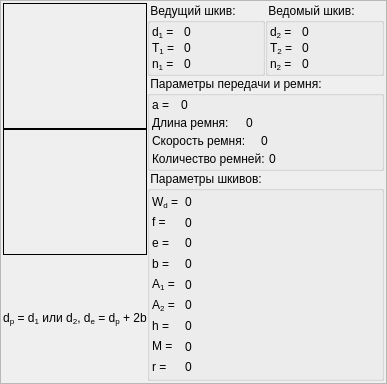
     <widget class="QFrame" name="frame_2">
      <property name="frameShape">
       <enum>QFrame::StyledPanel</enum>
      </property>
      <property name="frameShadow">
       <enum>QFrame::Raised</enum>
      </property>
      <layout class="QGridLayout" name="gridLayout_6">
       <property name="leftMargin">
        <number>2</number>
       </property>
       <property name="topMargin">
        <number>2</number>
       </property>
       <property name="rightMargin">
        <number>2</number>
       </property>
       <property name="bottomMargin">
        <number>2</number>
       </property>
       <property name="spacing">
        <number>0</number>
       </property>
       <item row="0" column="0">
        <layout class="QVBoxLayout" name="verticalLayout_2">
         <item>
          <widget class="QLabel" name="label_3">
           <property name="maximumSize">
            <size>
             <width>290</width>
             <height>190</height>
            </size>
           </property>
           <property name="frameShape">
            <enum>QFrame::Box</enum>
           </property>
           <property name="pixmap">
            <pixmap resource="res.qrc">:/pict/shem.png</pixmap>
           </property>
           <property name="scaledContents">
            <bool>true</bool>
           </property>
          </widget>
         </item>
         <item>
          <widget class="QLabel" name="label_4">
           <property name="minimumSize">
            <size>
             <width>0</width>
             <height>0</height>
            </size>
           </property>
           <property name="maximumSize">
            <size>
             <width>290</width>
             <height>190</height>
            </size>
           </property>
           <property name="frameShape">
            <enum>QFrame::Box</enum>
           </property>
           <property name="text">
            <string/>
           </property>
           <property name="pixmap">
            <pixmap resource="res.qrc">:/pict/param.png</pixmap>
           </property>
           <property name="scaledContents">
            <bool>true</bool>
           </property>
          </widget>
         </item>
         <item>
          <widget class="QLabel" name="label_50">
           <property name="text">
            <string>&lt;html&gt;&lt;head/&gt;&lt;body&gt;&lt;p&gt;d&lt;span style=&quot; vertical-align:sub;&quot;&gt;p&lt;/span&gt; = d&lt;span style=&quot; vertical-align:sub;&quot;&gt;1&lt;/span&gt; или d&lt;span style=&quot; vertical-align:sub;&quot;&gt;2&lt;/span&gt;, d&lt;span style=&quot; vertical-align:sub;&quot;&gt;e&lt;/span&gt; = d&lt;span style=&quot; vertical-align:sub;&quot;&gt;p&lt;/span&gt; + 2b&lt;/p&gt;&lt;/body&gt;&lt;/html&gt;</string>
           </property>
           <property name="alignment">
            <set>Qt::AlignCenter</set>
           </property>
          </widget>
         </item>
        </layout>
       </item>
       <item row="0" column="1">
        <layout class="QVBoxLayout" name="verticalLayout_3">
         <item>
          <layout class="QHBoxLayout" name="horizontalLayout_26">
           <item>
            <widget class="QGroupBox" name="groupBox">
             <property name="maximumSize">
              <size>
               <width>16777215</width>
               <height>80</height>
              </size>
             </property>
             <property name="title">
              <string> Ведущий шкив:</string>
             </property>
             <property name="flat">
              <bool>false</bool>
             </property>
             <property name="checkable">
              <bool>false</bool>
             </property>
             <layout class="QGridLayout" name="gridLayout_4">
              <property name="leftMargin">
               <number>2</number>
              </property>
              <property name="topMargin">
               <number>2</number>
              </property>
              <property name="rightMargin">
               <number>2</number>
              </property>
              <property name="bottomMargin">
               <number>2</number>
              </property>
              <property name="spacing">
               <number>2</number>
              </property>
              <item row="0" column="0">
               <layout class="QHBoxLayout" name="horizontalLayout_6">
                <item>
                 <widget class="QLabel" name="label_10">
                  <property name="maximumSize">
                   <size>
                    <width>30</width>
                    <height>16777215</height>
                   </size>
                  </property>
                  <property name="frameShape">
                   <enum>QFrame::NoFrame</enum>
                  </property>
                  <property name="text">
                   <string>&lt;html&gt;&lt;head/&gt;&lt;body&gt;&lt;p&gt;d&lt;span style=&quot; vertical-align:sub;&quot;&gt;1&lt;/span&gt; =&lt;/p&gt;&lt;/body&gt;&lt;/html&gt;</string>
                  </property>
                 </widget>
                </item>
                <item>
                 <widget class="QLabel" name="d1_Lbl">
                  <property name="text">
                   <string>0</string>
                  </property>
                 </widget>
                </item>
               </layout>
              </item>
              <item row="1" column="0">
               <layout class="QHBoxLayout" name="horizontalLayout_7">
                <item>
                 <widget class="QLabel" name="label_12">
                  <property name="maximumSize">
                   <size>
                    <width>30</width>
                    <height>16777215</height>
                   </size>
                  </property>
                  <property name="frameShape">
                   <enum>QFrame::NoFrame</enum>
                  </property>
                  <property name="text">
                   <string>&lt;html&gt;&lt;head/&gt;&lt;body&gt;&lt;p&gt;T&lt;span style=&quot; vertical-align:sub;&quot;&gt;1&lt;/span&gt; =&lt;/p&gt;&lt;/body&gt;&lt;/html&gt;</string>
                  </property>
                 </widget>
                </item>
                <item>
                 <widget class="QLabel" name="T1_Lbl">
                  <property name="text">
                   <string>0</string>
                  </property>
                 </widget>
                </item>
               </layout>
              </item>
              <item row="2" column="0">
               <layout class="QHBoxLayout" name="horizontalLayout_8">
                <item>
                 <widget class="QLabel" name="label_14">
                  <property name="maximumSize">
                   <size>
                    <width>30</width>
                    <height>16777215</height>
                   </size>
                  </property>
                  <property name="frameShape">
                   <enum>QFrame::NoFrame</enum>
                  </property>
                  <property name="text">
                   <string>&lt;html&gt;&lt;head/&gt;&lt;body&gt;&lt;p&gt;n&lt;span style=&quot; vertical-align:sub;&quot;&gt;1&lt;/span&gt; =&lt;/p&gt;&lt;/body&gt;&lt;/html&gt;</string>
                  </property>
                 </widget>
                </item>
                <item>
                 <widget class="QLabel" name="n1_Lbl">
                  <property name="text">
                   <string>0</string>
                  </property>
                 </widget>
                </item>
               </layout>
              </item>
             </layout>
            </widget>
           </item>
           <item>
            <widget class="QGroupBox" name="groupBox_2">
             <property name="maximumSize">
              <size>
               <width>16777215</width>
               <height>80</height>
              </size>
             </property>
             <property name="title">
              <string> Ведомый шкив:</string>
             </property>
             <layout class="QGridLayout" name="gridLayout_5">
              <property name="leftMargin">
               <number>2</number>
              </property>
              <property name="topMargin">
               <number>2</number>
              </property>
              <property name="rightMargin">
               <number>2</number>
              </property>
              <property name="bottomMargin">
               <number>2</number>
              </property>
              <property name="spacing">
               <number>2</number>
              </property>
              <item row="0" column="0">
               <layout class="QHBoxLayout" name="horizontalLayout_9">
                <item>
                 <widget class="QLabel" name="label_16">
                  <property name="maximumSize">
                   <size>
                    <width>30</width>
                    <height>16777215</height>
                   </size>
                  </property>
                  <property name="frameShape">
                   <enum>QFrame::NoFrame</enum>
                  </property>
                  <property name="text">
                   <string>&lt;html&gt;&lt;head/&gt;&lt;body&gt;&lt;p&gt;d&lt;span style=&quot; vertical-align:sub;&quot;&gt;2&lt;/span&gt; =&lt;/p&gt;&lt;/body&gt;&lt;/html&gt;</string>
                  </property>
                 </widget>
                </item>
                <item>
                 <widget class="QLabel" name="d2_Lbl">
                  <property name="text">
                   <string>0</string>
                  </property>
                 </widget>
                </item>
               </layout>
              </item>
              <item row="1" column="0">
               <layout class="QHBoxLayout" name="horizontalLayout_10">
                <item>
                 <widget class="QLabel" name="label_18">
                  <property name="maximumSize">
                   <size>
                    <width>30</width>
                    <height>16777215</height>
                   </size>
                  </property>
                  <property name="frameShape">
                   <enum>QFrame::NoFrame</enum>
                  </property>
                  <property name="text">
                   <string>&lt;html&gt;&lt;head/&gt;&lt;body&gt;&lt;p&gt;T&lt;span style=&quot; vertical-align:sub;&quot;&gt;2&lt;/span&gt; =&lt;/p&gt;&lt;/body&gt;&lt;/html&gt;</string>
                  </property>
                 </widget>
                </item>
                <item>
                 <widget class="QLabel" name="T2_Lbl">
                  <property name="text">
                   <string>0</string>
                  </property>
                 </widget>
                </item>
               </layout>
              </item>
              <item row="2" column="0">
               <layout class="QHBoxLayout" name="horizontalLayout_11">
                <item>
                 <widget class="QLabel" name="label_20">
                  <property name="maximumSize">
                   <size>
                    <width>30</width>
                    <height>16777215</height>
                   </size>
                  </property>
                  <property name="frameShape">
                   <enum>QFrame::NoFrame</enum>
                  </property>
                  <property name="text">
                   <string>&lt;html&gt;&lt;head/&gt;&lt;body&gt;&lt;p&gt;n&lt;span style=&quot; vertical-align:sub;&quot;&gt;2&lt;/span&gt; =&lt;/p&gt;&lt;/body&gt;&lt;/html&gt;</string>
                  </property>
                 </widget>
                </item>
                <item>
                 <widget class="QLabel" name="n2_Lbl">
                  <property name="text">
                   <string>0</string>
                  </property>
                 </widget>
                </item>
               </layout>
              </item>
             </layout>
            </widget>
           </item>
          </layout>
         </item>
         <item>
          <widget class="QGroupBox" name="groupBox_3">
           <property name="maximumSize">
            <size>
             <width>16777215</width>
             <height>120</height>
            </size>
           </property>
           <property name="title">
            <string> Параметры передачи и ремня:</string>
           </property>
           <layout class="QVBoxLayout" name="verticalLayout_4">
            <property name="spacing">
             <number>4</number>
            </property>
            <property name="leftMargin">
             <number>2</number>
            </property>
            <property name="topMargin">
             <number>2</number>
            </property>
            <property name="rightMargin">
             <number>2</number>
            </property>
            <property name="bottomMargin">
             <number>2</number>
            </property>
            <item>
             <layout class="QHBoxLayout" name="horizontalLayout_15">
              <item>
               <widget class="QLabel" name="label_28">
                <property name="maximumSize">
                 <size>
                  <width>25</width>
                  <height>16777215</height>
                 </size>
                </property>
                <property name="frameShape">
                 <enum>QFrame::NoFrame</enum>
                </property>
                <property name="text">
                 <string>&lt;html&gt;&lt;head/&gt;&lt;body&gt;&lt;p&gt;a =&lt;/p&gt;&lt;/body&gt;&lt;/html&gt;</string>
                </property>
               </widget>
              </item>
              <item>
               <widget class="QLabel" name="a_Lbl">
                <property name="text">
                 <string>0</string>
                </property>
               </widget>
              </item>
             </layout>
            </item>
            <item>
             <layout class="QHBoxLayout" name="horizontalLayout_16">
              <item>
               <widget class="QLabel" name="label_30">
                <property name="maximumSize">
                 <size>
                  <width>90</width>
                  <height>16777215</height>
                 </size>
                </property>
                <property name="frameShape">
                 <enum>QFrame::NoFrame</enum>
                </property>
                <property name="text">
                 <string>&lt;html&gt;&lt;head/&gt;&lt;body&gt;&lt;p&gt;Длина ремня:&lt;/p&gt;&lt;/body&gt;&lt;/html&gt;</string>
                </property>
               </widget>
              </item>
              <item>
               <widget class="QLabel" name="lBelt_Lbl">
                <property name="text">
                 <string>0</string>
                </property>
               </widget>
              </item>
             </layout>
            </item>
            <item>
             <layout class="QHBoxLayout" name="horizontalLayout_12">
              <item>
               <widget class="QLabel" name="label_31">
                <property name="maximumSize">
                 <size>
                  <width>105</width>
                  <height>16777215</height>
                 </size>
                </property>
                <property name="frameShape">
                 <enum>QFrame::NoFrame</enum>
                </property>
                <property name="text">
                 <string>&lt;html&gt;&lt;head/&gt;&lt;body&gt;&lt;p&gt;Скорость ремня:&lt;/p&gt;&lt;/body&gt;&lt;/html&gt;</string>
                </property>
               </widget>
              </item>
              <item>
               <widget class="QLabel" name="sBelt_Lbl">
                <property name="text">
                 <string>0</string>
                </property>
               </widget>
              </item>
             </layout>
            </item>
            <item>
             <layout class="QHBoxLayout" name="horizontalLayout_17">
              <item>
               <widget class="QLabel" name="label_32">
                <property name="maximumSize">
                 <size>
                  <width>130</width>
                  <height>16777215</height>
                 </size>
                </property>
                <property name="frameShape">
                 <enum>QFrame::NoFrame</enum>
                </property>
                <property name="text">
                 <string>&lt;html&gt;&lt;head/&gt;&lt;body&gt;&lt;p&gt;Количество ремней:&lt;/p&gt;&lt;/body&gt;&lt;/html&gt;</string>
                </property>
               </widget>
              </item>
              <item>
               <widget class="QLabel" name="zBelt_Lbl">
                <property name="text">
                 <string>0</string>
                </property>
               </widget>
              </item>
             </layout>
            </item>
           </layout>
          </widget>
         </item>
         <item>
          <widget class="QGroupBox" name="groupBox_4">
           <property name="minimumSize">
            <size>
             <width>0</width>
             <height>210</height>
            </size>
           </property>
           <property name="title">
            <string> Параметры шкивов:</string>
           </property>
           <layout class="QVBoxLayout" name="verticalLayout">
            <property name="spacing">
             <number>3</number>
            </property>
            <property name="leftMargin">
             <number>2</number>
            </property>
            <property name="topMargin">
             <number>2</number>
            </property>
            <property name="rightMargin">
             <number>2</number>
            </property>
            <property name="bottomMargin">
             <number>2</number>
            </property>
            <item>
             <layout class="QHBoxLayout" name="horizontalLayout_18">
              <item>
               <widget class="QLabel" name="label_34">
                <property name="maximumSize">
                 <size>
                  <width>30</width>
                  <height>16777215</height>
                 </size>
                </property>
                <property name="frameShape">
                 <enum>QFrame::NoFrame</enum>
                </property>
                <property name="text">
                 <string>&lt;html&gt;&lt;head/&gt;&lt;body&gt;&lt;p&gt;W&lt;span style=&quot; vertical-align:sub;&quot;&gt;d&lt;/span&gt; =&lt;/p&gt;&lt;/body&gt;&lt;/html&gt;</string>
                </property>
               </widget>
              </item>
              <item>
               <widget class="QLabel" name="Wd_Lbl">
                <property name="text">
                 <string>0</string>
                </property>
               </widget>
              </item>
             </layout>
            </item>
            <item>
             <layout class="QHBoxLayout" name="horizontalLayout_19">
              <item>
               <widget class="QLabel" name="label_36">
                <property name="maximumSize">
                 <size>
                  <width>30</width>
                  <height>16777215</height>
                 </size>
                </property>
                <property name="frameShape">
                 <enum>QFrame::NoFrame</enum>
                </property>
                <property name="text">
                 <string>&lt;html&gt;&lt;head/&gt;&lt;body&gt;&lt;p&gt;f =&lt;/p&gt;&lt;/body&gt;&lt;/html&gt;</string>
                </property>
               </widget>
              </item>
              <item>
               <widget class="QLabel" name="f_Lbl">
                <property name="text">
                 <string>0</string>
                </property>
               </widget>
              </item>
             </layout>
            </item>
            <item>
             <layout class="QHBoxLayout" name="horizontalLayout_20">
              <item>
               <widget class="QLabel" name="label_38">
                <property name="maximumSize">
                 <size>
                  <width>30</width>
                  <height>16777215</height>
                 </size>
                </property>
                <property name="frameShape">
                 <enum>QFrame::NoFrame</enum>
                </property>
                <property name="text">
                 <string>&lt;html&gt;&lt;head/&gt;&lt;body&gt;&lt;p&gt;e =&lt;/p&gt;&lt;/body&gt;&lt;/html&gt;</string>
                </property>
               </widget>
              </item>
              <item>
               <widget class="QLabel" name="e_Lbl">
                <property name="text">
                 <string>0</string>
                </property>
               </widget>
              </item>
             </layout>
            </item>
            <item>
             <layout class="QHBoxLayout" name="horizontalLayout_21">
              <item>
               <widget class="QLabel" name="label_40">
                <property name="maximumSize">
                 <size>
                  <width>30</width>
                  <height>16777215</height>
                 </size>
                </property>
                <property name="frameShape">
                 <enum>QFrame::NoFrame</enum>
                </property>
                <property name="text">
                 <string>&lt;html&gt;&lt;head/&gt;&lt;body&gt;&lt;p&gt;b =&lt;/p&gt;&lt;/body&gt;&lt;/html&gt;</string>
                </property>
               </widget>
              </item>
              <item>
               <widget class="QLabel" name="b_Lbl">
                <property name="text">
                 <string>0</string>
                </property>
               </widget>
              </item>
             </layout>
            </item>
            <item>
             <layout class="QHBoxLayout" name="horizontalLayout_25">
              <item>
               <widget class="QLabel" name="label_48">
                <property name="maximumSize">
                 <size>
                  <width>30</width>
                  <height>16777215</height>
                 </size>
                </property>
                <property name="frameShape">
                 <enum>QFrame::NoFrame</enum>
                </property>
                <property name="text">
                 <string>&lt;html&gt;&lt;head/&gt;&lt;body&gt;&lt;p&gt;A&lt;span style=&quot; vertical-align:sub;&quot;&gt;1&lt;/span&gt; =&lt;/p&gt;&lt;/body&gt;&lt;/html&gt;</string>
                </property>
               </widget>
              </item>
              <item>
               <widget class="QLabel" name="Angle1_Lbl">
                <property name="text">
                 <string>0</string>
                </property>
               </widget>
              </item>
             </layout>
            </item>
            <item>
             <layout class="QHBoxLayout" name="horizontalLayout_27">
              <item>
               <widget class="QLabel" name="label_49">
                <property name="maximumSize">
                 <size>
                  <width>30</width>
                  <height>16777215</height>
                 </size>
                </property>
                <property name="frameShape">
                 <enum>QFrame::NoFrame</enum>
                </property>
                <property name="text">
                 <string>&lt;html&gt;&lt;head/&gt;&lt;body&gt;&lt;p&gt;A&lt;span style=&quot; vertical-align:sub;&quot;&gt;2&lt;/span&gt; =&lt;/p&gt;&lt;/body&gt;&lt;/html&gt;</string>
                </property>
               </widget>
              </item>
              <item>
               <widget class="QLabel" name="Angle2_Lbl">
                <property name="text">
                 <string>0</string>
                </property>
               </widget>
              </item>
             </layout>
            </item>
            <item>
             <layout class="QHBoxLayout" name="horizontalLayout_22">
              <item>
               <widget class="QLabel" name="label_42">
                <property name="maximumSize">
                 <size>
                  <width>30</width>
                  <height>16777215</height>
                 </size>
                </property>
                <property name="frameShape">
                 <enum>QFrame::NoFrame</enum>
                </property>
                <property name="text">
                 <string>&lt;html&gt;&lt;head/&gt;&lt;body&gt;&lt;p&gt;h =&lt;/p&gt;&lt;/body&gt;&lt;/html&gt;</string>
                </property>
               </widget>
              </item>
              <item>
               <widget class="QLabel" name="h_Lbl">
                <property name="text">
                 <string>0</string>
                </property>
               </widget>
              </item>
             </layout>
            </item>
            <item>
             <layout class="QHBoxLayout" name="horizontalLayout_23">
              <item>
               <widget class="QLabel" name="label_44">
                <property name="maximumSize">
                 <size>
                  <width>30</width>
                  <height>16777215</height>
                 </size>
                </property>
                <property name="frameShape">
                 <enum>QFrame::NoFrame</enum>
                </property>
                <property name="text">
                 <string>&lt;html&gt;&lt;head/&gt;&lt;body&gt;&lt;p&gt;M =&lt;/p&gt;&lt;/body&gt;&lt;/html&gt;</string>
                </property>
               </widget>
              </item>
              <item>
               <widget class="QLabel" name="M_Lbl">
                <property name="text">
                 <string>0</string>
                </property>
               </widget>
              </item>
             </layout>
            </item>
            <item>
             <layout class="QHBoxLayout" name="horizontalLayout_24">
              <item>
               <widget class="QLabel" name="label_46">
                <property name="maximumSize">
                 <size>
                  <width>30</width>
                  <height>16777215</height>
                 </size>
                </property>
                <property name="frameShape">
                 <enum>QFrame::NoFrame</enum>
                </property>
                <property name="text">
                 <string>&lt;html&gt;&lt;head/&gt;&lt;body&gt;&lt;p&gt;r =&lt;/p&gt;&lt;/body&gt;&lt;/html&gt;</string>
                </property>
               </widget>
              </item>
              <item>
               <widget class="QLabel" name="r_Lbl">
                <property name="text">
                 <string>0</string>
                </property>
               </widget>
              </item>
             </layout>
            </item>
           </layout>
          </widget>
         </item>
        </layout>
       </item>
      </layout>
     </widget>
